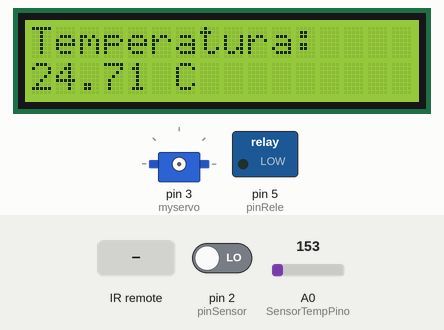
This sketch was run on a simulated Arduino Uno, built with avr-gcc and run on an emulated ATmega328P. Parts: 16×2 character LCD, servo, switched loads named in the sketch (green lamp = pin HIGH). The inputs (shaded band) are chosen by the test bench; at power-on: A0 (SensorTempPino) = 153, pin 2 (pinSensor) LOW.

Above: at 1.2 s.
1.3 s: A0 (SensorTempPino) set to 171
At 2.7 s:
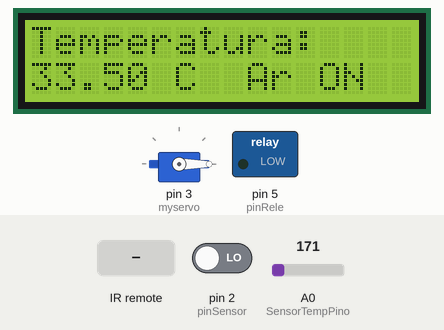
3.5 s: A0 (SensorTempPino) set to 133
At 4.0 s:
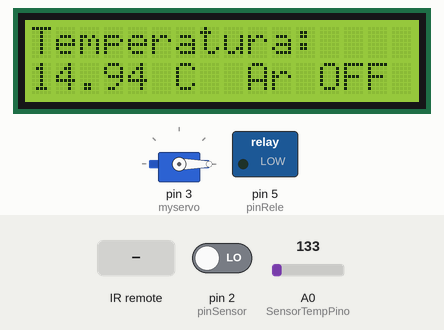
5.6 s: pin 2 (pinSensor) driven HIGH
At 7.2 s:
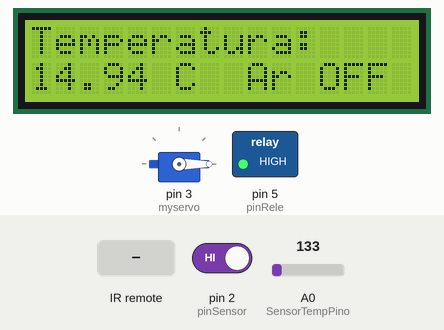
7.7 s: infrared code 0xFD20DF received
At 9.6 s:
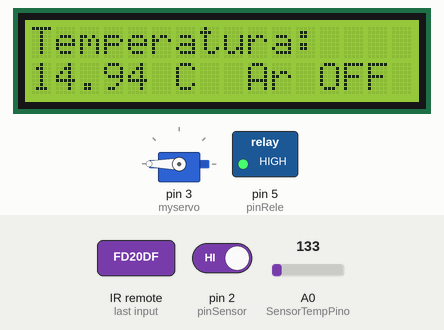
10.5 s: pin 2 (pinSensor) driven LOW
At 10.9 s:
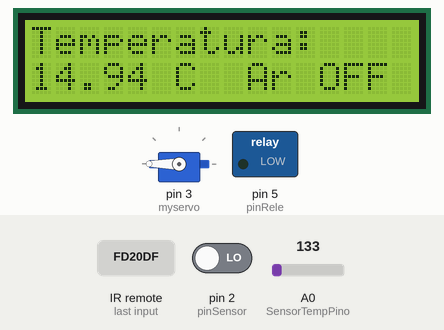
12.6 s: A0 (SensorTempPino) set to 165
At 15.0 s:
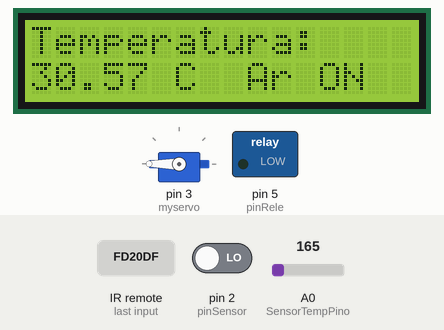
Timing chart, 0 to 16.5 s (numbered marks = the images above; inputs shaded):
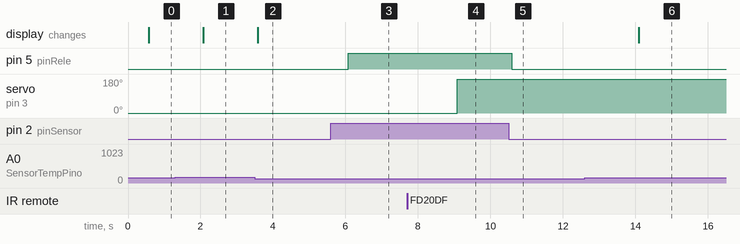

Measured:
- the behaviour switches between 163 and 164 on A0 (SensorTempPino) (found by bisection; images 0 and 1)
- after the input at 1.3 s, the display: changes after 0.77 s (image 1)
- after the input at 3.5 s, the display: changes after 0.07 s (image 2)
- after the input at 5.6 s, pin 5 (pinRele): LOW → HIGH after 0.48 s
- after the input at 7.7 s, servo on pin 3 (myservo): 0° → 180° after 1.4 s
- after the input at 10.5 s, pin 5 (pinRele): HIGH → LOW after 0.08 s
- after the input at 12.6 s, the display: changes after 1.5 s (image 6)

The sketch:

Automacao_Residencial_Final.ino
```cpp
#include <LiquidCrystal.h>
#include <IRremote.h>
#include <Servo.h>

LiquidCrystal LCD(13,12,11,10,9,8); //Declarando Pinos LCD


int SensorTempPino=0; //Pino Sensor de Temperatura


int TempBaixa=18; //Declarando  valores Temperaturas Baixas e Altas

int TempAlta=30;

const int pinSensor = 2; //Pino Sensor PIR + Rele
const int pinRele = 5;


volatile unsigned char estadoSensor = 0; //Estado Inicial do Sensor


void trocaEstadoSensor() { //Momento que ocorrerá a ativação do Sensor
  estadoSensor = digitalRead(pinSensor);
}

int RECV_PIN = 4;
IRrecv irrecv(RECV_PIN);
decode_results results;

Servo myservo; //ServoMotor

void setup() { //Rele como saída e Sensor como entrada
  pinMode(pinRele, OUTPUT);
  pinMode(pinSensor, INPUT);
  irrecv.enableIRIn();
  myservo.write(0);

  attachInterrupt(digitalPinToInterrupt(pinSensor), trocaEstadoSensor, CHANGE);

  LCD.begin(16,2); //Confirguração Visor LCD

  LCD.print("Temperatura:");

  LCD.setCursor(0,1);

  LCD.print("      C         ");

}

void loop() { //Loop do Sensor PIR para acender a lâmpada
  if (estadoSensor == HIGH) {
    digitalWrite(pinRele, HIGH);
  } else {
    digitalWrite(pinRele, LOW);
  }
  delay(500);

    //Configuração Sensor de Temperatura
  int SensorTempTensao=analogRead(SensorTempPino);


  float Tensao=SensorTempTensao*5;
  Tensao/=1024;


  float TemperaturaC=(Tensao-0.5)*100;

    LCD.setCursor(0,1);


  LCD.print(TemperaturaC);

  LCD.setCursor(9,1);

    if (TemperaturaC>=TempAlta) { //Ar Condicionado
      LCD.print("Ar ON ");
    }
    else if (TemperaturaC<=TempBaixa){
      LCD.print("Ar OFF");

    }


    delay(1000);

   myservo.attach(3);

    if (irrecv.decode(&results))
  {

    switch (results.value)
    {

      case 0xFD609F: //botão da direita acionando Servomotor
    myservo.write(-180);

        break;

      case 0xFD20DF: //botão da esquerda acionando ServoMotor
        myservo.write(180);

        break;

    }
    irrecv.resume();
  }

}
```
